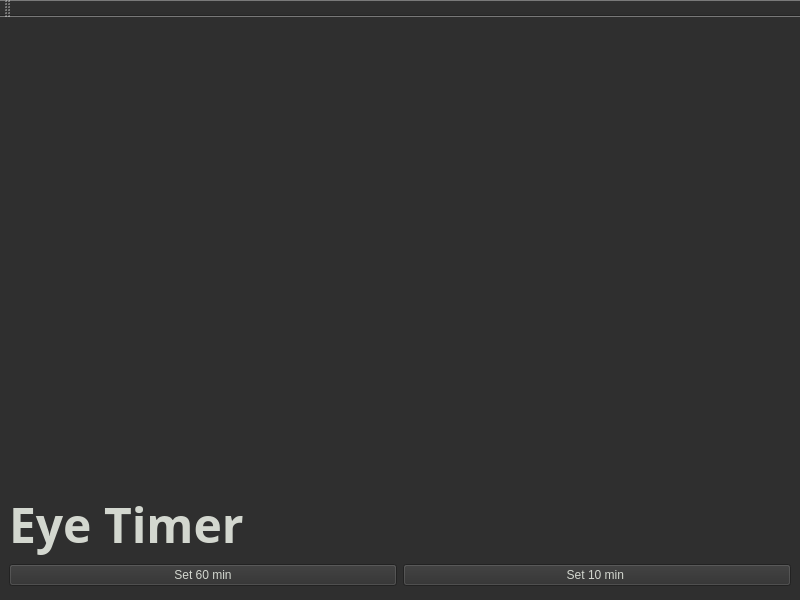
<?xml version="1.0" encoding="UTF-8"?>
<ui version="4.0">
 <class>MainWindow</class>
 <widget class="QMainWindow" name="MainWindow">
  <property name="geometry">
   <rect>
    <x>0</x>
    <y>0</y>
    <width>800</width>
    <height>600</height>
   </rect>
  </property>
  <property name="sizePolicy">
   <sizepolicy hsizetype="Maximum" vsizetype="Maximum">
    <horstretch>0</horstretch>
    <verstretch>0</verstretch>
   </sizepolicy>
  </property>
  <property name="windowTitle">
   <string>Eye saver, but not ass</string>
  </property>
  <property name="styleSheet">
   <string notr="true">background-color: rgb(47, 47, 47);
color: rgb(211, 215, 207);</string>
  </property>
  <widget class="QWidget" name="centralwidget">
   <property name="sizePolicy">
    <sizepolicy hsizetype="Preferred" vsizetype="Preferred">
     <horstretch>0</horstretch>
     <verstretch>0</verstretch>
    </sizepolicy>
   </property>
   <property name="maximumSize">
    <size>
     <width>800</width>
     <height>578</height>
    </size>
   </property>
   <layout class="QVBoxLayout" name="verticalLayout">
    <item>
     <layout class="QVBoxLayout" name="verticalLayout_2">
      <item>
       <layout class="QHBoxLayout" name="horizontalLayout_2">
        <item>
         <widget class="QLabel" name="label_2">
          <property name="sizePolicy">
           <sizepolicy hsizetype="Minimum" vsizetype="Minimum">
            <horstretch>0</horstretch>
            <verstretch>0</verstretch>
           </sizepolicy>
          </property>
          <property name="text">
           <string/>
          </property>
          <property name="scaledContents">
           <bool>true</bool>
          </property>
          <property name="alignment">
           <set>Qt::AlignLeading|Qt::AlignLeft|Qt::AlignTop</set>
          </property>
         </widget>
        </item>
       </layout>
      </item>
      <item>
       <widget class="QLabel" name="label">
        <property name="sizePolicy">
         <sizepolicy hsizetype="Fixed" vsizetype="Fixed">
          <horstretch>0</horstretch>
          <verstretch>0</verstretch>
         </sizepolicy>
        </property>
        <property name="font">
         <font>
          <family>Dimnah</family>
          <pointsize>36</pointsize>
          <weight>75</weight>
          <bold>true</bold>
         </font>
        </property>
        <property name="text">
         <string>Eye Timer</string>
        </property>
       </widget>
      </item>
     </layout>
    </item>
    <item>
     <layout class="QHBoxLayout" name="horizontalLayout">
      <item>
       <widget class="QPushButton" name="pushButton">
        <property name="text">
         <string>Set 60 min</string>
        </property>
       </widget>
      </item>
      <item>
       <widget class="QPushButton" name="pushButton_2">
        <property name="text">
         <string>Set 10 min </string>
        </property>
       </widget>
      </item>
     </layout>
    </item>
   </layout>
  </widget>
  <widget class="QToolBar" name="toolBar">
   <property name="windowTitle">
    <string>toolBar</string>
   </property>
   <attribute name="toolBarArea">
    <enum>TopToolBarArea</enum>
   </attribute>
   <attribute name="toolBarBreak">
    <bool>false</bool>
   </attribute>
  </widget>
  <action name="actionmute">
   <property name="text">
    <string>mute</string>
   </property>
  </action>
  <action name="actiontest">
   <property name="text">
    <string>test</string>
   </property>
  </action>
 </widget>
 <resources/>
 <connections/>
</ui>
